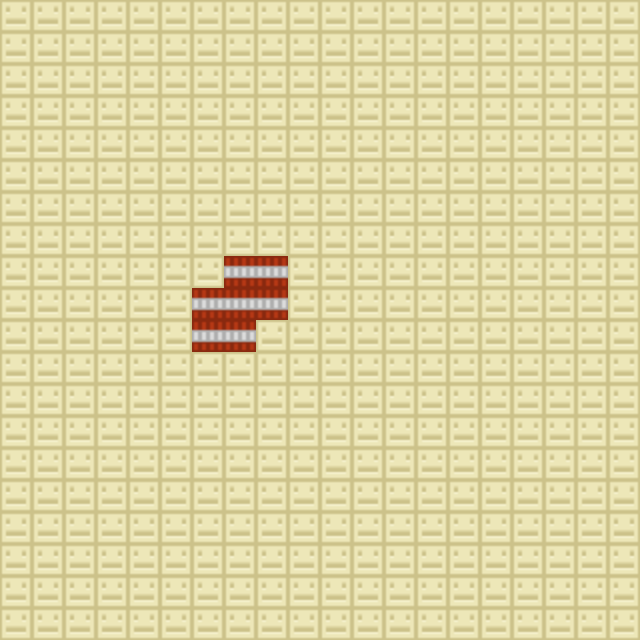

A 2D game scene composited from a Tiled map and its tileset images. What follows is a short description and the map's XML, with each tile layer's data collapsed to a summary:
An orthogonal 20x20 tile map with 32x32 px tiles, 1 tile layer (圖塊層 1) and 128 objects.

<map version="1.8" tiledversion="1.8.4" orientation="orthogonal" renderorder="right-down" width="20" height="20" tilewidth="32" tileheight="32" infinite="0" nextlayerid="3" nextobjectid="141">
 <tileset firstgid="1" source="../QwQ.tsx" />
 <layer id="1" name="圖塊層 1" width="20" height="20">
  <data>[400 cells, 400 non-empty, 2 distinct tile ids]</data>
 </layer>
 <objectgroup id="2" name="物件層 1">
  <object id="1" gid="23" x="320" y="384" width="32" height="32" />
  <object id="2" gid="23" x="320" y="416" width="32" height="32" />
  <object id="3" gid="23" x="320" y="448" width="32" height="32" />
  <object id="4" gid="23" x="320" y="480" width="32" height="32" />
  <object id="5" gid="23" x="320" y="512" width="32" height="32" />
  <object id="6" gid="23" x="320" y="544" width="32" height="32" />
  <object id="7" gid="23" x="352" y="384" width="32" height="32" />
  <object id="8" gid="23" x="384" y="384" width="32" height="32" />
  <object id="9" gid="23" x="416" y="384" width="32" height="32" />
  <object id="10" gid="23" x="448" y="384" width="32" height="32" />
  <object id="11" gid="23" x="480" y="384" width="32" height="32" />
  <object id="20" gid="23" x="320" y="576" width="32" height="32" />
  <object id="21" gid="23" x="352" y="576" width="32" height="32" />
  <object id="22" gid="23" x="384" y="576" width="32" height="32" />
  <object id="23" gid="23" x="416" y="576" width="32" height="32" />
  <object id="24" gid="23" x="480" y="576" width="32" height="32" />
  <object id="25" gid="23" x="480" y="576" width="32" height="32" />
  <object id="26" gid="23" x="512" y="576" width="32" height="32" />
  <object id="27" gid="23" x="448" y="576" width="32" height="32" />
  <object id="28" gid="23" x="512" y="544" width="32" height="32" />
  <object id="29" gid="23" x="512" y="512" width="32" height="32" />
  <object id="30" gid="23" x="512" y="480" width="32" height="32" />
  <object id="31" gid="23" x="512" y="416" width="32" height="32" />
  <object id="32" gid="23" x="512" y="384" width="32" height="32" />
  <object id="33" gid="23" x="448" y="448" width="32" height="32" />
  <object id="34" gid="23" x="448" y="480" width="32" height="32" />
  <object id="35" gid="23" x="416" y="480" width="32" height="32" />
  <object id="36" gid="21" x="192" y="128" width="32" height="32" />
  <object id="37" gid="21" x="192" y="160" width="32" height="32" />
  <object id="38" gid="21" x="224" y="160" width="32" height="32" />
  <object id="39" gid="21" x="256" y="160" width="32" height="32" />
  <object id="40" gid="21" x="288" y="160" width="32" height="32" />
  <object id="41" gid="21" x="288" y="128" width="32" height="32" />
  <object id="42" gid="16" x="192" y="320" width="32" height="32" />
  <object id="43" gid="16" x="192" y="320" width="32" height="32" />
  <object id="44" gid="16" x="192" y="352" width="32" height="32" />
  <object id="45" gid="16" x="224" y="352" width="32" height="32" />
  <object id="46" gid="16" x="224" y="352" width="32" height="32" />
  <object id="47" gid="16" x="224" y="320" width="32" height="32" />
  <object id="48" gid="16" x="224" y="288" width="32" height="32" />
  <object id="49" gid="16" x="256" y="288" width="32" height="32" />
  <object id="50" gid="16" x="256" y="320" width="32" height="32" />
  <object id="51" gid="16" x="256" y="320" width="32" height="32" />
  <object id="52" gid="16" x="224" y="320" width="32" height="32" />
  <object id="53" gid="16" x="192" y="320" width="32" height="32" />
  <object id="54" gid="16" x="192" y="352" width="32" height="32" />
  <object id="55" gid="16" x="224" y="352" width="32" height="32" />
  <object id="56" gid="3" x="96" y="448" width="32" height="32" />
  <object id="57" gid="3" x="96" y="480" width="32" height="32" />
  <object id="58" gid="3" x="96" y="512" width="32" height="32" />
  <object id="59" gid="3" x="96" y="544" width="32" height="32" />
  <object id="60" gid="3" x="128" y="544" width="32" height="32" />
  <object id="61" gid="3" x="160" y="544" width="32" height="32" />
  <object id="62" gid="27" x="416" y="160" width="32" height="32" />
  <object id="63" gid="27" x="416" y="192" width="32" height="32" />
  <object id="64" gid="27" x="416" y="224" width="32" height="32" />
  <object id="65" gid="27" x="416" y="256" width="32" height="32" />
  <object id="66" gid="27" x="448" y="256" width="32" height="32" />
  <object id="68" gid="27" x="512" y="256" width="32" height="32" />
  <object id="69" gid="27" x="512" y="192" width="32" height="32" />
  <object id="70" gid="27" x="512" y="224" width="32" height="32" />
  <object id="72" gid="27" x="416" y="128" width="32" height="32" />
  <object id="73" gid="27" x="480" y="128" width="32" height="32" />
  <object id="74" gid="27" x="448" y="128" width="32" height="32" />
  <object id="75" gid="27" x="512" y="128" width="32" height="32" />
  <object id="76" gid="27" x="544" y="128" width="32" height="32" />
  <object id="77" gid="27" x="544" y="96" width="32" height="32" />
  <object id="79" gid="27" x="608" y="64" width="32" height="32" />
  <object id="80" gid="27" x="608" y="96" width="32" height="32" />
  <object id="81" gid="27" x="608" y="160" width="32" height="32" />
  <object id="82" gid="27" x="608" y="192" width="32" height="32" />
  <object id="83" gid="27" x="576" y="192" width="32" height="32" />
  <object id="84" gid="27" x="544" y="192" width="32" height="32" />
  <object id="85" gid="27" x="608" y="128" width="32" height="32" />
  <object id="86" gid="27" x="448" y="288" width="32" height="32" />
  <object id="87" gid="27" x="480" y="320" width="32" height="32" />
  <object id="88" gid="27" x="480" y="320" width="32" height="32" />
  <object id="89" gid="27" x="448" y="320" width="32" height="32" />
  <object id="90" gid="27" x="512" y="320" width="32" height="32" />
  <object id="91" gid="27" x="544" y="320" width="32" height="32" />
  <object id="92" gid="27" x="576" y="320" width="32" height="32" />
  <object id="93" gid="27" x="544" y="256" width="32" height="32" />
  <object id="94" gid="12" x="0" y="32" width="32" height="32" />
  <object id="95" gid="12" x="0" y="64" width="32" height="32" />
  <object id="96" gid="12" x="0" y="96" width="32" height="32" />
  <object id="97" gid="12" x="0" y="128" width="32" height="32" />
  <object id="98" gid="12" x="0" y="160" width="32" height="32" />
  <object id="99" gid="12" x="0" y="192" width="32" height="32" />
  <object id="100" gid="12" x="32" y="32" width="32" height="32" />
  <object id="101" gid="12" x="64" y="32" width="32" height="32" />
  <object id="102" gid="12" x="96" y="32" width="32" height="32" />
  <object id="103" gid="12" x="128" y="32" width="32" height="32" />
  <object id="104" gid="12" x="160" y="32" width="32" height="32" />
  <object id="105" gid="12" x="608" y="32" width="32" height="32" />
  <object id="106" gid="12" x="608" y="64" width="32" height="32" />
  <object id="107" gid="12" x="608" y="96" width="32" height="32" />
  <object id="108" gid="12" x="608" y="96" width="32" height="32" />
  <object id="109" gid="12" x="608" y="128" width="32" height="32" />
  <object id="110" gid="12" x="608" y="160" width="32" height="32" />
  <object id="111" gid="12" x="608" y="192" width="32" height="32" />
  <object id="112" gid="12" x="576" y="32" width="32" height="32" />
  <object id="113" gid="12" x="544" y="32" width="32" height="32" />
  <object id="114" gid="12" x="512" y="32" width="32" height="32" />
  <object id="115" gid="12" x="480" y="32" width="32" height="32" />
  <object id="116" gid="12" x="448" y="32" width="32" height="32" />
  <object id="117" gid="12" x="0" y="608" width="32" height="32" />
  <object id="118" gid="12" x="0" y="608" width="32" height="32" />
  <object id="119" gid="12" x="0" y="576" width="32" height="32" />
  <object id="120" gid="12" x="0" y="544" width="32" height="32" />
  </objectgroup>
</map>
<!-- 19 of 128 objects omitted -->
